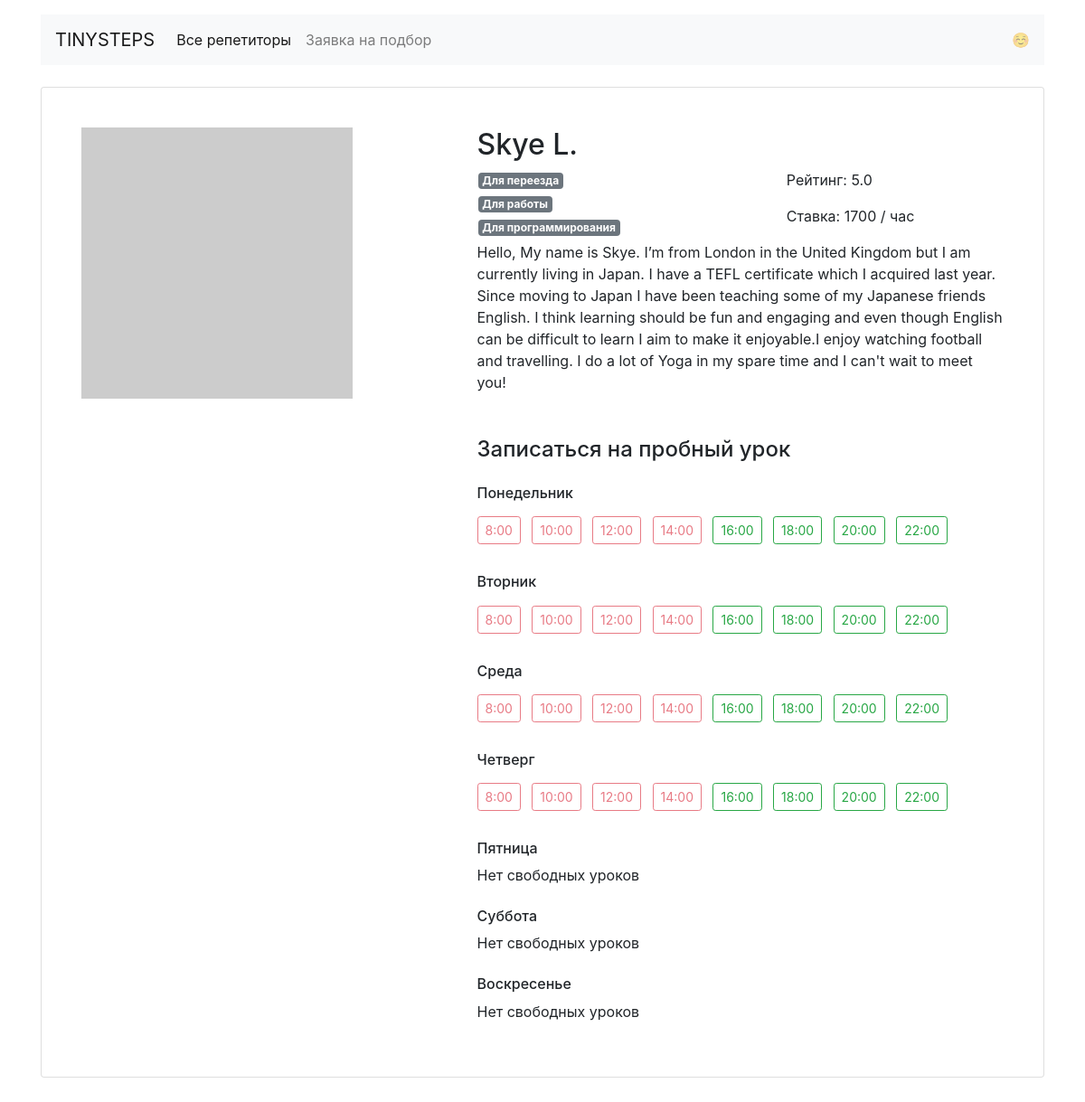
The page /profiles/8/ on the database its author committed.
### app.py (models this page shows)
class Teacher(db.Model):
    __tablename__ = 'teachers'
    id = db.Column(db.Integer, primary_key=True)
    name = db.Column(db.String(100))
    about = db.Column(db.Text)
    rating = db.Column(db.Float)
    picture = db.Column(db.String(100))
    price = db.Column(db.Integer)
    free = db.Column(db.UnicodeText)
    booking = db.relationship("Booking", back_populates='teacher')
    goals = db.relationship("Goal", secondary=teachers_goals_association, back_populates="teachers")

class Goal(db.Model):
    __tablename__ = 'goals'
    id = db.Column(db.Integer, primary_key=True)
    code = db.Column(db.String(10), nullable=False)
    goal = db.Column(db.String(100))
    teachers = db.relationship("Teacher", secondary=teachers_goals_association, back_populates="goals")

### app.py (the view)
@app.route('/profiles/<int:teacher_id>/')
def render_profiles_item(teacher_id):
    teacher = Teacher.query.get_or_404(teacher_id)
    return render_template('profile.html', t=teacher, weekdays=WEEKDAYS, timetable=json.loads(teacher.free))

### templates/profile.html
{% extends 'base.html' %}
{% block container %}
    <div class="card my-4 mx-auto">
        <div class="card-body m-2 m-md-4">
            <article class="row">
                <div class="col-5"><img src="{{ t.picture }}" class="img-fluid" alt=""></div>
                <div class="col-7">
                    <section class="teacher=info">
                        <h1 class="h2">{{ t.name }}</h1>
                        <div class="row">
                            <div class="col-7">
                                {% for goal in t.goals %}
                                    <div class="row">
                                        <span class="badge badge-secondary mx-3 my-1">{{ goal.goal }} </span>
                                    </div>
                                {% endfor %}
                            </div>
                            <div>
                                <p>Рейтинг: {{ t.rating }} </p>
                                <p>Ставка: {{ t.price }} / час</p>
                            </div>
                        </div>
                        <p>{{ t.about }}</p>
                    </section>
                    <section class="available">
                        <h4 class="mb-4 mt-5">Записаться на пробный урок</h4>
                        {% for day in weekdays %}
                            <h6 class="mt-4">{{ day[1] }} </h6>
                            {% if True in (timetable[day[0]]).values() %}
                                {% for hour, status in (timetable[day[0]]).items() %}
          {% if status %}
              <a href="{{ url_for('render_booking_item', teacher_id=t.id, weekday= day[0], time = hour ) }}" class="btn btn-outline-success btn-sm mr-2 my-2">{{ hour }}</a>
          {% else %}
                <a href="#" class="btn btn-outline-danger btn-sm mr-2 my-2 disabled">{{hour}}</a>
          {% endif %}
                                {% endfor %}
                            {% else %}
                                <p>Нет свободных уроков</p>
                            {% endif %}
                        {% endfor %}
                    </section>
                </div>
            </article>
        </div>
    </div>
{% endblock %}

### rows shown on the page
Teacher: name "Skye L.", rating "5.0", price "1700", about "Hello, My name is Skye. I’m from London in the United Kingdom but I am currently living in Japan. I have a TEFL certificate which I acquired last year. Since moving to Japan I have been teaching some of my Japanese friends English. I think learning should be fun and engaging and even though English can be difficult to learn I aim to make it enjoyable.I enjoy watching football and travelling. I do a lot of Yoga in my spare time and I can't wait to meet you!"
Goal: goal "Для переезда"
Goal: goal "Для работы"
Goal: goal "Для программирования"

### other values the page prints
{{ day[1] }} "Понедельник" "Вторник" "Среда" "Четверг" "Пятница" "Суббота" "Воскресенье"
{{ hour }} "8:00" "10:00" "12:00" "14:00" "8:00" "10:00" "12:00" "14:00" "8:00" "10:00" "12:00" "14:00" "8:00" "10:00" "12:00" "14:00"
{{ hour }} "16:00" "18:00" "20:00" "22:00" "16:00" "18:00" "20:00" "22:00" "16:00" "18:00" "20:00" "22:00" "16:00" "18:00" "20:00" "22:00"
